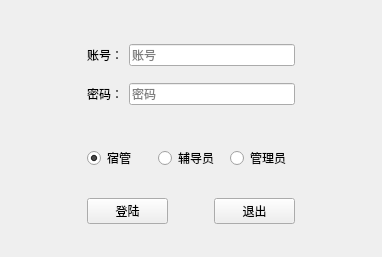
<?xml version="1.0" encoding="UTF-8"?>
<ui version="4.0">
 <class>Widget</class>
 <widget class="QWidget" name="Widget">
  <property name="geometry">
   <rect>
    <x>0</x>
    <y>0</y>
    <width>382</width>
    <height>257</height>
   </rect>
  </property>
  <property name="windowTitle">
   <string>Widget</string>
  </property>
  <layout class="QGridLayout" name="gridLayout_2">
   <item row="0" column="0">
    <spacer name="horizontalSpacer">
     <property name="orientation">
      <enum>Qt::Horizontal</enum>
     </property>
     <property name="sizeType">
      <enum>QSizePolicy::Fixed</enum>
     </property>
     <property name="sizeHint" stdset="0">
      <size>
       <width>54</width>
       <height>20</height>
      </size>
     </property>
    </spacer>
   </item>
   <item row="0" column="1">
    <widget class="QWidget" name="widget" native="true">
     <layout class="QVBoxLayout" name="verticalLayout">
      <item>
       <widget class="QWidget" name="widget_4" native="true">
        <property name="sizePolicy">
         <sizepolicy hsizetype="Preferred" vsizetype="Preferred">
          <horstretch>0</horstretch>
          <verstretch>0</verstretch>
         </sizepolicy>
        </property>
        <layout class="QGridLayout" name="gridLayout">
         <item row="0" column="0">
          <widget class="QLabel" name="label">
           <property name="text">
            <string>账号：</string>
           </property>
          </widget>
         </item>
         <item row="0" column="1">
          <widget class="QLineEdit" name="lineEdit_account">
           <property name="sizePolicy">
            <sizepolicy hsizetype="Preferred" vsizetype="Fixed">
             <horstretch>6</horstretch>
             <verstretch>0</verstretch>
            </sizepolicy>
           </property>
           <property name="placeholderText">
            <string>账号</string>
           </property>
          </widget>
         </item>
         <item row="1" column="0">
          <widget class="QLabel" name="label_2">
           <property name="text">
            <string>密码：</string>
           </property>
          </widget>
         </item>
         <item row="1" column="1">
          <widget class="QLineEdit" name="lineEdit_password">
           <property name="echoMode">
            <enum>QLineEdit::Password</enum>
           </property>
           <property name="placeholderText">
            <string>密码</string>
           </property>
          </widget>
         </item>
        </layout>
       </widget>
      </item>
      <item>
       <widget class="QWidget" name="widget_3" native="true">
        <property name="sizePolicy">
         <sizepolicy hsizetype="Preferred" vsizetype="Fixed">
          <horstretch>0</horstretch>
          <verstretch>0</verstretch>
         </sizepolicy>
        </property>
        <layout class="QHBoxLayout" name="horizontalLayout">
         <item>
          <widget class="QRadioButton" name="radioButton_aunt">
           <property name="text">
            <string>宿管</string>
           </property>
           <property name="checked">
            <bool>true</bool>
           </property>
          </widget>
         </item>
         <item>
          <widget class="QRadioButton" name="radioButton_teacher">
           <property name="text">
            <string>辅导员</string>
           </property>
          </widget>
         </item>
         <item>
          <widget class="QRadioButton" name="radioButton_admin">
           <property name="text">
            <string>管理员</string>
           </property>
          </widget>
         </item>
        </layout>
       </widget>
      </item>
      <item>
       <widget class="QWidget" name="widget_2" native="true">
        <property name="sizePolicy">
         <sizepolicy hsizetype="Preferred" vsizetype="Fixed">
          <horstretch>0</horstretch>
          <verstretch>0</verstretch>
         </sizepolicy>
        </property>
        <layout class="QHBoxLayout" name="horizontalLayout_2">
         <item>
          <widget class="QPushButton" name="pushButton_login">
           <property name="sizePolicy">
            <sizepolicy hsizetype="Preferred" vsizetype="Fixed">
             <horstretch>0</horstretch>
             <verstretch>0</verstretch>
            </sizepolicy>
           </property>
           <property name="text">
            <string>登陆</string>
           </property>
          </widget>
         </item>
         <item>
          <spacer name="horizontalSpacer_3">
           <property name="orientation">
            <enum>Qt::Horizontal</enum>
           </property>
           <property name="sizeType">
            <enum>QSizePolicy::Fixed</enum>
           </property>
           <property name="sizeHint" stdset="0">
            <size>
             <width>40</width>
             <height>20</height>
            </size>
           </property>
          </spacer>
         </item>
         <item>
          <widget class="QPushButton" name="pushButton_quit">
           <property name="sizePolicy">
            <sizepolicy hsizetype="Preferred" vsizetype="Fixed">
             <horstretch>0</horstretch>
             <verstretch>0</verstretch>
            </sizepolicy>
           </property>
           <property name="text">
            <string>退出</string>
           </property>
          </widget>
         </item>
        </layout>
       </widget>
      </item>
     </layout>
    </widget>
   </item>
   <item row="0" column="2">
    <spacer name="horizontalSpacer_2">
     <property name="orientation">
      <enum>Qt::Horizontal</enum>
     </property>
     <property name="sizeType">
      <enum>QSizePolicy::Fixed</enum>
     </property>
     <property name="sizeHint" stdset="0">
      <size>
       <width>54</width>
       <height>20</height>
      </size>
     </property>
    </spacer>
   </item>
  </layout>
 </widget>
 <layoutdefault spacing="6" margin="11"/>
 <resources/>
 <connections/>
</ui>
